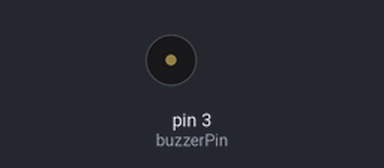
Bench run of a sketch on a simulated Arduino Uno, built with avr-gcc and run on an emulated ATmega328P. Parts: buzzer (waves = sounding, pin HIGH). What the sketch prints to the serial monitor is not drawn.

Above: at 0.05 s.
Timing chart, 0 to 3.0 s (numbered marks = the images above):
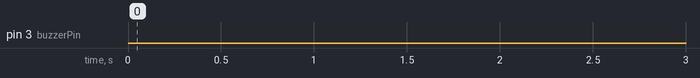

Measured:
- by itself, pin 3 (buzzerPin): LOW → HIGH at 60.0 s, → LOW 0.30 s later, → HIGH 0.20 s later, → LOW 0.30 s later, … (10 changes in this stretch)

The sketch:

buzzer.ino
```cpp
#define buzzerPin 3

// Heure de réveil simulée (ex: 7h30)
int wakeHour = 0;
int wakeMinute = 1;

unsigned long startMillis;
bool alarmTriggered = false;

void setup() {
  Serial.begin(9600);
  pinMode(buzzerPin, OUTPUT);
  digitalWrite(buzzerPin, LOW);

  startMillis = millis();
  Serial.println("⏰ Test alarme démarré");
}

void loop() {
  unsigned long elapsedMinutes = (millis() - startMillis) / 60000;
  int currentHour = (elapsedMinutes / 60) % 24;
  int currentMinute = elapsedMinutes % 60;

  Serial.print("🕒 Heure simulée : ");
  Serial.print(currentHour);
  Serial.print("h");
  Serial.println(currentMinute);

  // Déclenchement de l'alarme si heure atteinte
  if (!alarmTriggered && currentHour == wakeHour && currentMinute == wakeMinute) {
    Serial.println("🔔 Réveil ! Déclenchement du buzzer...");
    for (int i = 0; i < 5; i++) {
      digitalWrite(buzzerPin, HIGH);
      delay(300);
      digitalWrite(buzzerPin, LOW);
      delay(200);
    }
    alarmTriggered = true; // éviter répétition
  }

  delay(5000); // Vérifie toutes les 5 secondes
}
```
